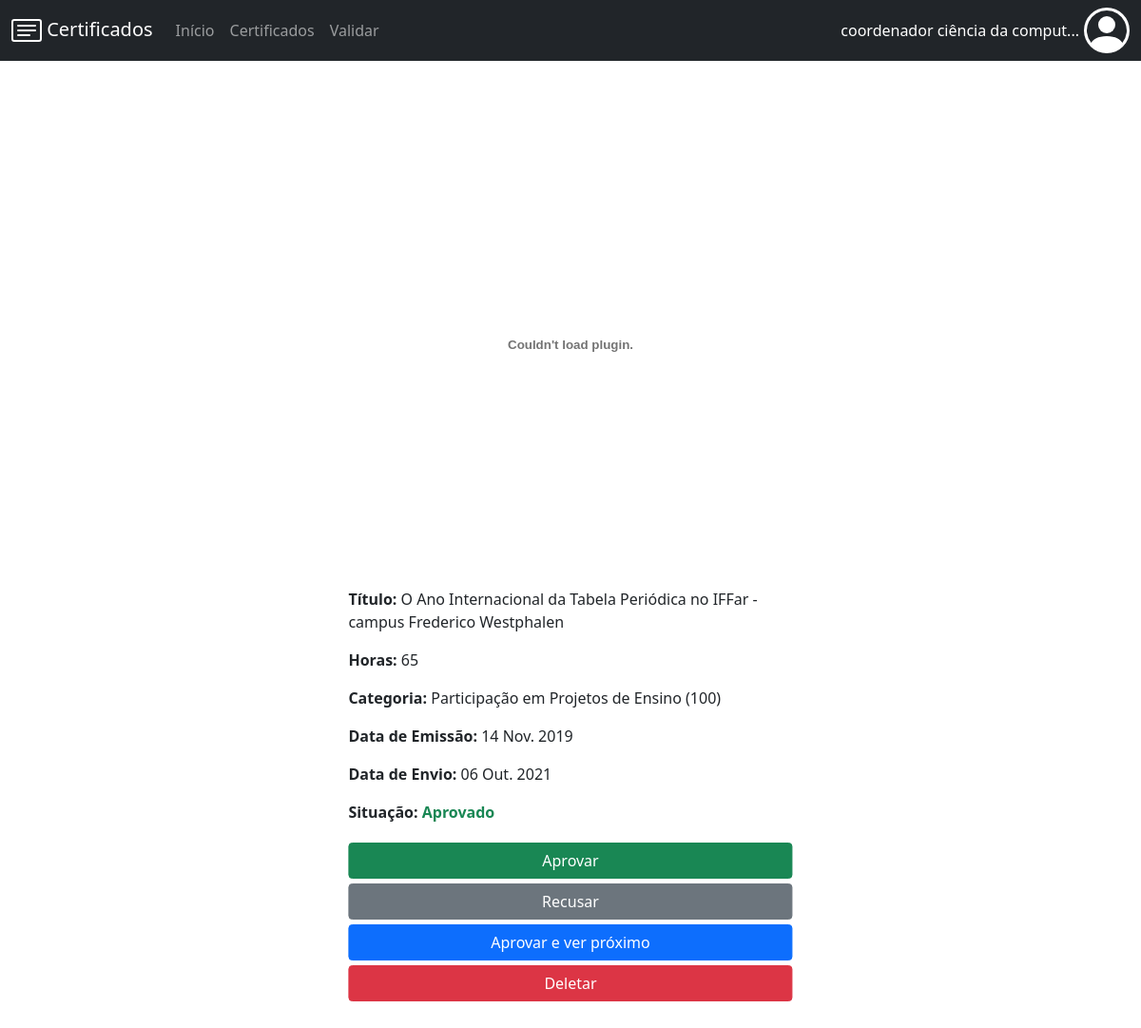
Screenshot of /certificados/167/ (signed in) with the database file from the repository.
### certificados/models.py (models this page shows, shortened)
class Certificado(models.Model):
    horas = models.IntegerField()
    titulo = models.CharField(max_length=150)
    data_emissao = models.DateTimeField()
    data_envio = models.DateTimeField(default=timezone.now)
    situacao = models.SmallIntegerField(default = 2)
    imagem = models.FileField(
        upload_to = 'certificados/',
        validators=[validate_file_extension]
    )
    usuario = models.ForeignKey('auth.User', on_delete=models.CASCADE)
    categoria = models.ForeignKey('Categoria', on_delete=models.CASCADE)
    curso = models.ForeignKey('Curso', on_delete=models.CASCADE)
    def __str__(self):
        return self.titulo + " (" + str(self.id) + ")"
    def pdf(self):
        return self.imagem.name.endswith('.pdf')

class Categoria(models.Model):
    nome = models.CharField(max_length=170)
    limite_horas = models.IntegerField()
    curso = models.ForeignKey('Curso', on_delete=models.CASCADE)
    def __str__(self):
        return self.nome + " (" + str(self.limite_horas) + ")"

### certificados/views.py (the view)
# urls.py: path('<int:id>/', views.ver_certificado, name='ver_certificado'),
def ver_certificado(request, id):
    if request.user.is_authenticated:
        c = Certificado.objects.get(id=id)
        if c.usuario == request.user or request.user.is_superuser:
            form = FormValidarCertificado()
            situacao = ["Aprovado", "Pendente", "Recusado", "Erro"]
            link = 'ver-certificado'
            userDeletar = False
            if c.usuario == request.user:
                if c.situacao == 2:
                    userDeletar = True
                else:
                    pass
            else:
                pass
            contexto = {'c': c, 'situacao': situacao, 'form': form, 'link': link, 'userDeletar': userDeletar}
            return render(request, 'certificados/certificado.html', contexto)
        else:
            return HttpResponseRedirect("/certificados/")
    else:
        return HttpResponseRedirect("/certificados/login/")

### certificados/templates/certificados/certificado.html (shortened to what this page needs)
{% extends 'certificados/base.html' %}
{% block conteudo %}
    <h2 class="font-weight-light pb-3">{{titulo}}</h2>
    {% if c %}
        <center>
            {% if c.pdf %}
                <embed src="{{ c.imagem.url }}" class="pdf" height="500px" />
            {% else %}
                <a href="{{ c.imagem.url }}"><img src="{{ c.imagem.url }}" class="img-fluid img-thumbnail imagem"></a>
                <br><br>
            {% endif %}
        </center>
        <div class="ver_certificado">
            <p><span class="fw-bold break-word">Título: </span>{{c.titulo}}</p>
            <p><span class="fw-bold">Horas: </span>{{c.horas}}</p>
            <p><span class="fw-bold break-word">Categoria: </span>{{c.categoria}}</p>
            <p><span class="fw-bold">Data de Emissão: </span>{{c.data_emissao|date:'d M. Y'}}</p>
            <p><span class="fw-bold">Data de Envio: </span>{{c.data_envio|date:'d M. Y'}}</p>
            {% if c.situacao == 1 %}
                <p><span class="fw-bold">Situação: </span><span id="situacao_{{c}}" class="fw-bold situacao_aprovado"> {{situacao.0}} </span></p>
            {% elif c.situacao == 2 %}
                <p><span class="fw-bold">Situação: </span><span id="situacao_{{c}}" class="fw-bold situacao_pendente"> {{situacao.1}} </span></p>
            {% elif c.situacao == 3 %}
                <p><span class="fw-bold">Situação: </span><span id="situacao_{{c}}" class="fw-bold situacao_recusado"> {{situacao.2}} </span></p>
            {% else %}
                <p><span class="fw-bold">Situação: </span><span id="situacao_{{c}}" class="fw-bold situacao_erro"> {{situacao.3}} </span></p>
            {% endif %}
        </div>
    {% else %}
            <p> Certificado inexistente. </p>
    {% endif %}
    {% if user.is_superuser or userDeletar %}
        {% if user.perfil.curso == c.curso %}
            {% if link == 'ver-certificado' %}
                <form action="/certificados/validar/{{ c.id }}/" method="POST" id="form-certificado">
            {% elif link == 'ver-certificado-usuario' %}
                <form action="/certificados/usuario/{{u.id}}/certificado/validar/{{c.id}}/" method="POST" id="form-certificado">
            {% else%}
                <form action="/certificados/validar/{{ c.id }}/" method="POST" id="form-certificado">
            {% endif %}
                <div class="botoes-Vercertificado">
                    {% if user.is_superuser %}
                        <button onclick="att_formValidarCertificado('aprovar')" type="submit" class="btn btn-success">Aprovar</button>
                        <button onclick="att_formValidarCertificado('recusar')" type="submit" class="btn btn-secondary">Recusar</button>
                        <button onclick="att_formValidarCertificado('aprovar-proximo')" type="submit" class="btn btn-primary">Aprovar e ver próximo</button>
                    {% endif %}
                    <button onclick="deletar_certificado()" class="btn btn-danger">Deletar</button>
                </div>
            </form><br><br>
        {% endif %}
    {% endif%}
{% endblock %}

### certificados/templates/certificados/base.html (shortened to what this page needs)
{% load static %}
<!DOCTYPE html>
<html lang="pt-br">
<head>
    <link href="https://cdn.jsdelivr.net/npm/bootstrap@5.0.2/dist/css/bootstrap.min.css" rel="stylesheet">
    <link rel="stylesheet" href="{% static 'certificados/css.css'%}">
</head>
<body>
    <nav class="navbar navbar-expand-lg navbar-dark bg-dark mb-4">
        <div class="container-fluid">
            <a class="navbar-brand" href="/certificados/">
                Certificados
            </a>
            <div class="collapse navbar-collapse" id="navbarSupportedContent">
                <ul class="navbar-nav me-auto mb-2 mb-lg-0">
                    <li class="nav-item">
                        <a class="nav-link" aria-current="page" href="/certificados/">Início</a>
                    </li>
                    <li class="nav-item">
                        <a class="nav-link" href="/certificados/todos">Certificados</a>
                    </li>
                    {% if request.user.is_superuser %}
                        <li class="nav-item">
                            <a class="nav-link" href="/certificados/validar">Validar</a>
                        </li>
                    {% endif %}
                </ul>
            </div>
            {% if user.is_authenticated %}
                <div style="display: none"><span id="nome_usuario">{{ user.first_name }}</span> </div>
                <div class="text-white nome-usuario">
                    <div id="nome_user"></div>
                </div>
            {% endif %}
            <div class="nav-item dropdown foto-perfil">
            </div>
        </div>
    </nav>
    <div class="px-sm-3">
        {% block conteudo %}
        {% endblock %}
    </div>
</body>
</html>

### certificados/static/certificados/css.css (style rules this page uses)
.situacao_aprovado { color: #198754; }
.ver_certificado { position: relative; left: 50%; transform: translate(-50%, 0); max-width: 40%; min-width: 25%; }
.botoes-Vercertificado { display: grid; grid-template-columns: 100%; max-width: 40%; min-width: 25%; margin-top: 20px; grid-gap: 5px 1.33%; position: relative; left: 50%; transform: translate(-50%, 0); }
.break-word { word-wrap: break-word; }
.pdf { width: 50%; }
.nome-usuario { margin: 0 5px 0 0; }
.foto-perfil { display: block; }
@media only screen and (max-width: 1250px) { .pdf { width: 65%; } }

### rows the page displays
Certificado: titulo "O Ano Internacional da Tabela Periódica no IFFar - campus Frederico Westphalen", horas "65", categoria "Participação em Projetos de Ensino (100)", data_emissao "14 Nov. 2019", data_envio "06 Out. 2021"

### other values shown
{{ user.first_name }} "coordenador ciência da comput..."
{{ situacao.0 }} "Aprovado"
